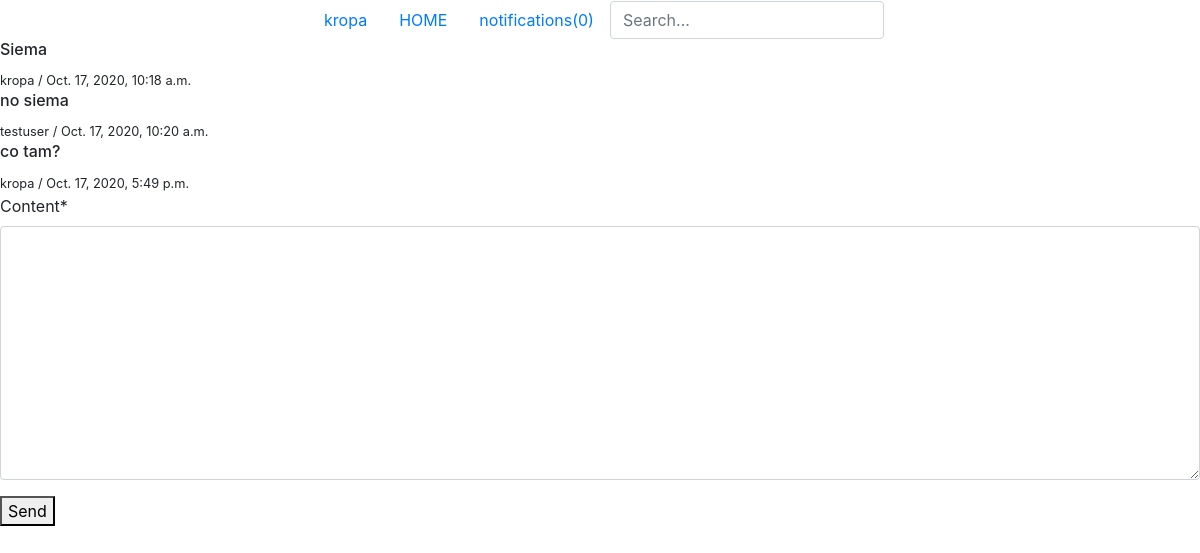
Page /users/create_message/2/ (signed in) on the committed database.
### users/models.py (models this page shows)
class Profile(models.Model):
    user = models.OneToOneField(User, on_delete=models.CASCADE)
    avatar = models.ImageField(default='default.jpg', null=True, blank=True, upload_to='media')
    def __str__(self) -> str:
        return f'{self.user.username}'

class Notification(models.Model):
    profile = models.ForeignKey(Profile, on_delete=models.CASCADE)
    is_read = models.BooleanField(default=False)
    message = models.TextField(max_length=100)

class Message(models.Model):
    message_by = models.ForeignKey(Profile, on_delete=models.CASCADE, related_name='inbox')
    message_to = models.ForeignKey(Profile, on_delete=models.CASCADE, related_name='sent')
    content = models.TextField(max_length=250, null=False, blank=False)
    date_of_create = models.DateTimeField(auto_now_add=True)

### users/views.py (the view, shortened to what this page needs)
# urls.py: path('create_message/<int:profile_pk>/', MessageCreateView.as_view(), name='create_message'),
class MessageCreateView(CreateView):
    model = Message
    fields = ['content']
    template_name = 'users/create_message.html'
    def get_context_data(self, **kwargs):
        context = super(MessageCreateView, self).get_context_data(**kwargs)
        profile_pk = context['profile_pk'] = self.kwargs['profile_pk']
        current_user_profile = self.request.user.profile
        second_profile = Profile.objects.get(pk=profile_pk)
        messages = Message.objects.filter(
            Q(message_to=current_user_profile, message_by=second_profile)|
            Q(message_to=second_profile, message_by=current_user_profile)).order_by('date_of_create')
        context['messages'] = messages
        return context

### users/templatetags/notifilter.py (called while the page is built)
@register.filter
def notifilter(args):
    filtered = []
    for i in args:
        if i.is_read == False:
            filtered.append(i)
    return filtered

### users/templates/users/create_message.html (shortened to what this page needs)
{% extends 'users/base.html' %}
{% load crispy_forms_tags %}
{% block content %}
    <div class="messages">
        {% include 'users/messages.html' %}
    </div>
    <form action="" method="POST" class="messageForm" data-url="{% url 'create_message' profile_pk %}">
        {{ form|crispy }}
        <button type="button" class="messageBtn">Send</button>
    </form>
{% endblock %}

### users/templates/users/base.html (shortened to what this page needs)
{% load static %}
{% load notifilter %}
<!DOCTYPE html>
<html lang="en">
<head>
    <link rel="stylesheet" href="https://stackpath.bootstrapcdn.com/bootstrap/4.5.0/css/bootstrap.min.css">
    <link rel="stylesheet" href="https://use.fontawesome.com/releases/v5.7.2/css/all.css">
</head>
<body>
    <nav class="nav justify-content-center">
      {% if user.is_authenticated %}
      <a class="nav-link active" href="{% url 'profile_detail' request.user.profile.pk %}">{{ request.user.username }}</a>
      {% endif %}
      <a class="nav-link" href="{% url 'homepage' %}">HOME</a>
      <a class="nav-link" href="{% url 'notifications' %}">notifications({{ request.user.profile.notification_set.all|notifilter|length }})</a>
      <form class="form-inline my-2 my-lg-0" action="{% url 'search' %}" method="GET">
        <input class="form-control mr-sm-2" type="text" name="search" placeholder="Search...">
      </form>
    </nav>
    {% block content %}
    {% endblock %}
</body>
</html>

### users/templates/users/messages.html
{% for message in messages %}
    <h6>{{ message.content }}</h6>
    <small>{{ message.message_by }} / {{ message.date_of_create }}</small>
{% endfor %}

### rows in the picture
Message: content "Siema", message_by "kropa", date_of_create "Oct. 17, 2020, 10:18 a.m."
Message: content "no siema", message_by "testuser", date_of_create "Oct. 17, 2020, 10:20 a.m."
Message: content "co tam?", message_by "kropa", date_of_create "Oct. 17, 2020, 5:49 p.m."

### other values in the picture
{{ request.user.username }} "kropa"
{{ request.user.profile.notification_set.all|notifilter|length }} "0"
